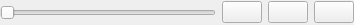
<?xml version="1.0" encoding="UTF-8"?>
<ui version="4.0">
 <class>CustomWidget</class>
 <widget class="QWidget" name="CustomWidget">
  <property name="geometry">
   <rect>
    <x>0</x>
    <y>0</y>
    <width>354</width>
    <height>25</height>
   </rect>
  </property>
  <property name="windowTitle">
   <string>Form</string>
  </property>
  <layout class="QHBoxLayout" name="horizontalLayout">
   <property name="leftMargin">
    <number>0</number>
   </property>
   <property name="topMargin">
    <number>0</number>
   </property>
   <property name="rightMargin">
    <number>0</number>
   </property>
   <property name="bottomMargin">
    <number>0</number>
   </property>
   <item>
    <widget class="QSlider" name="horizontalSlider">
     <property name="orientation">
      <enum>Qt::Horizontal</enum>
     </property>
    </widget>
   </item>
   <item>
    <widget class="QPushButton" name="pushButton_1">
     <property name="text">
      <string/>
     </property>
    </widget>
   </item>
   <item>
    <widget class="QPushButton" name="pushButton_2">
     <property name="text">
      <string/>
     </property>
    </widget>
   </item>
   <item>
    <widget class="QPushButton" name="pushButton_3">
     <property name="text">
      <string/>
     </property>
    </widget>
   </item>
  </layout>
 </widget>
 <resources/>
 <connections/>
</ui>
